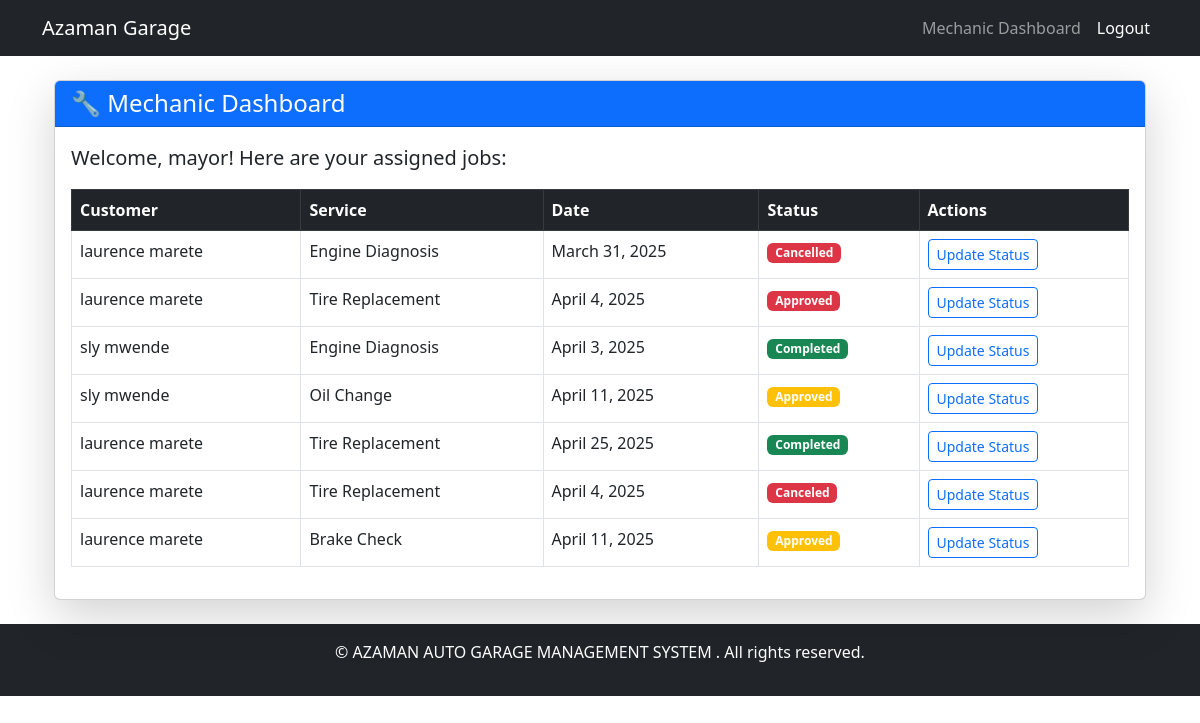
The app's page /mechanic/dashboard/ (signed in) with its own data.
### accounts/models.py (models this page shows)
class CustomUser(AbstractUser):
    ROLE_CHOICES = [
        ('customer', 'Customer'),
        ('mechanic', 'Mechanic'),
        ('admin', 'Admin'),
    ]
    role = models.CharField(max_length=10, choices=ROLE_CHOICES, default='customer')

### core/models.py (models this page shows, shortened)
class Booking(models.Model):
    SERVICE_CHOICES = [
        ('oil_change', 'Oil Change'),
        ('brake_check', 'Brake Check'),
        ('tire_replacement', 'Tire Replacement'),
        ('engine_diagnosis', 'Engine Diagnosis'),
    ]
    STATUS_CHOICES = [
        ('pending', 'Pending'),
        ('approved', 'Approved'),
        ('in_progress', 'In Progress'),
        ('completed', 'Completed'),
        ('cancelled', 'Cancelled'),
    ]
    user = models.ForeignKey(settings.AUTH_USER_MODEL, on_delete=models.CASCADE)
    name = models.CharField(max_length=100)
    email = models.EmailField()
    phone = models.CharField(max_length=15)
    service = models.CharField(max_length=50, choices=SERVICE_CHOICES)
    date = models.DateField()
    message = models.TextField(blank=True, null=True)
    status = models.CharField(max_length=11, choices=STATUS_CHOICES, default='pending')
    mechanic = models.ForeignKey(settings.AUTH_USER_MODEL, on_delete=models.SET_NULL,null=True, blank=True, related_name="mechanic_bookings")
    created_at = models.DateTimeField(auto_now_add=True)

### core/views.py (the view)
# urls.py: path('mechanic/dashboard/', mechanic_dashboard, name='mechanic_dashboard'),
@login_required
def mechanic_dashboard(request):
    if not request.user.groups.filter(name='Mechanic').exists():
        return redirect('home')
    assigned_bookings = Booking.objects.filter(mechanic=request.user)
    return render(request, 'core/mechanic_dashboard.html', {'assigned_bookings': assigned_bookings})

### core/templates/core/mechanic_dashboard.html (shortened to what this page needs)
{% extends 'base.html' %}
{% block content %}
<div class="container mt-4">
    <div class="card shadow-lg">
        <div class="card-header bg-primary text-white">
            <h4 class="mb-0">🔧 Mechanic Dashboard</h4>
        </div>
        <div class="card-body">
            <p class="lead">Welcome, <strong>{{ user.username }}</strong>! Here are your assigned jobs:</p>
            {% if assigned_bookings %}
                <div class="table-responsive">
                    <table class="table table-bordered table-hover">
                        <thead class="table-dark">
                            <tr>
                                <th>Customer</th>
                                <th>Service</th>
                                <th>Date</th>
                                <th>Status</th>
                                <th>Actions</th>
                            </tr>
                        </thead>
                        <tbody>
                            {% for booking in assigned_bookings %}
                                <tr>
                                    <td>{{ booking.name }}</td>
                                    <td>{{ booking.get_service_display }}</td>
                                    <td>{{ booking.date }}</td>
                                    <td>
                                        <span class="badge
                                            {% if booking.status == 'approved' %} bg-warning
                                            {% elif booking.status == 'completed' %} bg-success
                                            {% else %} bg-danger {% endif %}">
                                            {{ booking.get_status_display }}
                                        </span>
                                    </td>
                                    <td>
                                        <a href="{% url 'update_booking_status' booking.id %}" class="btn btn-sm btn-outline-primary">
                                             Update Status
                                        </a>
                                    </td>
                                </tr>
                            {% endfor %}
                        </tbody>
                    </table>
                </div>
            {% else %}
                <div class="alert alert-info text-center">
                    <i class="fas fa-info-circle"></i> No jobs assigned to you yet.
                </div>
            {% endif %}
        </div>
    </div>
</div>
{% endblock %}

### records on screen
CustomUser: username "mayor"
Booking: name "laurence marete", service "Engine Diagnosis", date "March 31, 2025", status "Cancelled"
Booking: name "laurence marete", service "Tire Replacement", date "April 4, 2025", status "Approved"
Booking: name "sly mwende", service "Engine Diagnosis", date "April 3, 2025", status "Completed"
Booking: name "sly mwende", service "Oil Change", date "April 11, 2025", status "Approved"
Booking: name "laurence marete", service "Tire Replacement", date "April 25, 2025", status "Completed"
Booking: name "laurence marete", service "Tire Replacement", date "April 4, 2025", status "Canceled"
Booking: name "laurence marete", service "Brake Check", date "April 11, 2025", status "Approved"
